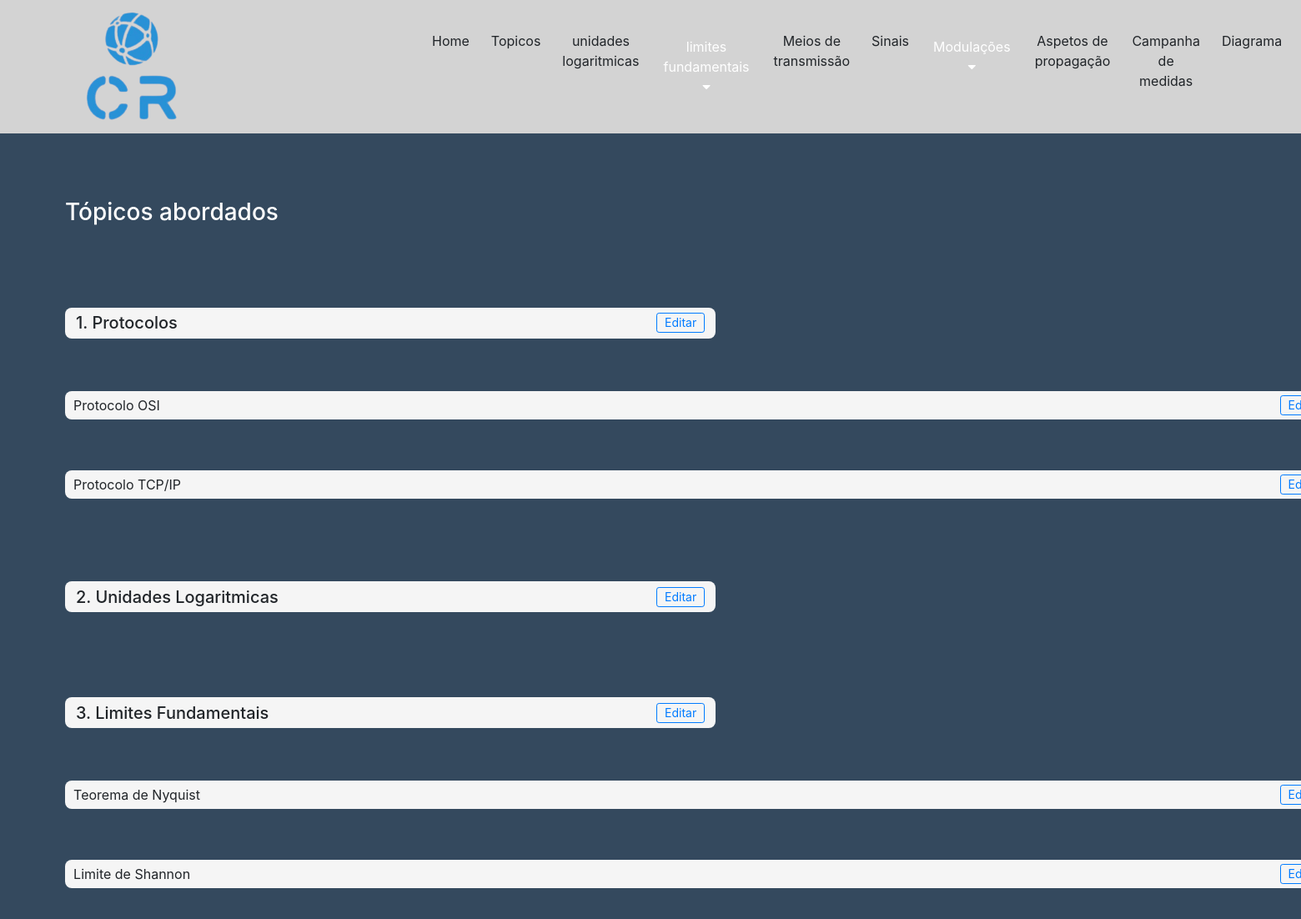
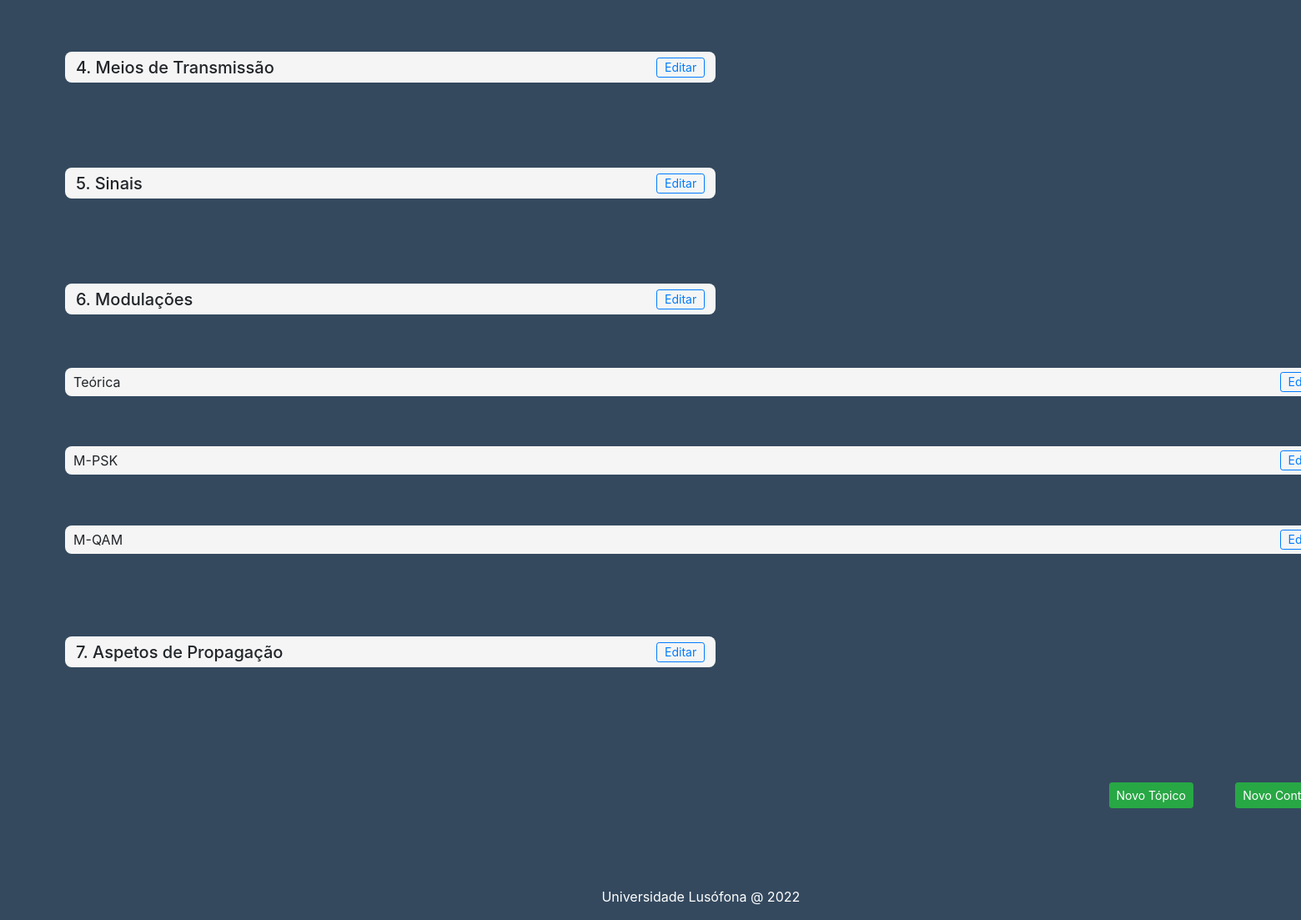
Page /edita_topicos on the committed database (2 pictures, top to bottom).
### core/models.py (models this page shows)
class Topico(models.Model):
    nome = models.CharField(max_length=50)
    ordem = models.IntegerField()
    def __str__(self):
        return f'{self.ordem}. {self.nome}'

class Conteudo(models.Model):
    descricao = models.CharField(max_length=200)
    ordem = models.IntegerField()
    topico = models.ForeignKey(Topico, related_name='conteudos', on_delete=models.CASCADE)
    def __str__(self):
        return f'{self.descricao}'

### core/views.py (the view)
# urls.py: path("edita_topicos", views.edita_topicos_view, name='edita_topicos'),
def edita_topicos_view(request):
    topicos = Topico.objects.all().order_by('ordem')
    context = {
        'topicos':topicos
    }
    return render(request, 'core/edita_topicos.html', context)

### core/templatetags/custom_tags.py (called while the page is built)
@register.filter
def sort_by(queryset, order):
    return queryset.order_by(order)

### templates/core/edita_topicos.html (shortened to what this page needs)
{% extends "layout.html" %}
{% block main %}
<h3>Tópicos abordados</h3>
{% load custom_tags %}
{% for topico in topicos  %}
<h5>{{ topico }} <a href="{% url 'core:edita_topico' topico.id %}" class="btn btn-outline-primary  btn-sm"  style="padding:0 1ch" >Editar</a> </h5>
    {% for conteudo in topico.conteudos.all|sort_by:'ordem' %}
    <div class="conteudo"> {{ conteudo }}  <a href="{% url 'core:edita_conteudo' conteudo.id %}" class="btn btn-outline-primary  btn-sm" style="padding:0 1ch" >Editar</a>
    </div>
    {% endfor %}
{% endfor %}
<br>
<div id="novos">
    <a href="{% url 'core:novo_topico' %}" class="btn btn-success  btn-sm " >Novo Tópico</a>
    <a href="{% url 'core:novo_conteudo' %}" class="btn btn-success  btn-sm" >Novo Conteúdo</a>
</div>
{% endblock main %}

### static/styles.css (style rules this page uses)
body { height: 100vh; display: grid; grid-template-rows: 20vh 1fr 7vh; background-color: #34495e; }
main>div { width: 100%; }
div#novos { display: flex; flex-direction: row; justify-content: flex-end; align-items: flex-start; gap: 5ch; }
div.conteudo, h5 { min-width: 50vw; list-style-type: none; background-color: whitesmoke; padding: 0.5ch 1ch; margin-bottom: 1ch; display: flex; justify-content: space-between; }
h5 { margin-top: 3ch; }

### templates/core/edita_topicos.html (style rules this page uses)
.conteudo { border-radius: 8px; }
h3 { color: white; }
h5 { border-radius: 8px; }

### rows in the picture
Topico: ordem+nome "1. Protocolos"
Conteudo: descricao "Protocolo OSI"
Conteudo: descricao "Protocolo TCP/IP"
Topico: ordem+nome "2. Unidades Logaritmicas"
Topico: ordem+nome "3. Limites Fundamentais"
Conteudo: descricao "Teorema de Nyquist"
Conteudo: descricao "Limite de Shannon"
Topico: ordem+nome "4. Meios de Transmissão"
Topico: ordem+nome "5. Sinais"
Topico: ordem+nome "6. Modulações"
Conteudo: descricao "Teórica"
Conteudo: descricao "M-PSK"
Conteudo: descricao "M-QAM"
Topico: ordem+nome "7. Aspetos de Propagação"
